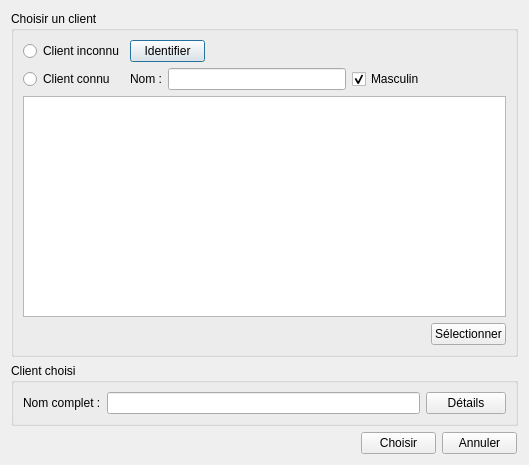
<?xml version="1.0" encoding="UTF-8"?>
<ui version="4.0">
 <class>BDIdentifierClientHotelSimple</class>
 <widget class="QDialog" name="BDIdentifierClientHotelSimple">
  <property name="geometry">
   <rect>
    <x>0</x>
    <y>0</y>
    <width>529</width>
    <height>465</height>
   </rect>
  </property>
  <property name="windowTitle">
   <string>Dialog</string>
  </property>
  <layout class="QGridLayout" name="gridLayout_3">
   <item row="0" column="0">
    <widget class="QGroupBox" name="groupBox_2">
     <property name="title">
      <string>Choisir un client</string>
     </property>
     <layout class="QGridLayout" name="gridLayout_2">
      <item row="0" column="0">
       <widget class="QRadioButton" name="rb_clientInconnu">
        <property name="text">
         <string>Client inconnu</string>
        </property>
       </widget>
      </item>
      <item row="0" column="1" colspan="2">
       <widget class="QPushButton" name="btn_identifier">
        <property name="maximumSize">
         <size>
          <width>75</width>
          <height>23</height>
         </size>
        </property>
        <property name="text">
         <string>Identifier</string>
        </property>
       </widget>
      </item>
      <item row="1" column="0">
       <widget class="QRadioButton" name="rb_clientConnu">
        <property name="text">
         <string>Client connu</string>
        </property>
       </widget>
      </item>
      <item row="1" column="1">
       <widget class="QLabel" name="label">
        <property name="text">
         <string>Nom :</string>
        </property>
       </widget>
      </item>
      <item row="1" column="2">
       <widget class="QLineEdit" name="lineEditClientConnu"/>
      </item>
      <item row="1" column="3">
       <widget class="QCheckBox" name="checkBoxMasculin">
        <property name="text">
         <string>Masculin</string>
        </property>
        <property name="checked">
         <bool>true</bool>
        </property>
       </widget>
      </item>
      <item row="2" column="0" colspan="5">
       <widget class="QTableView" name="tableView">
        <property name="selectionMode">
         <enum>QAbstractItemView::SingleSelection</enum>
        </property>
        <property name="selectionBehavior">
         <enum>QAbstractItemView::SelectRows</enum>
        </property>
        <attribute name="horizontalHeaderDefaultSectionSize">
         <number>120</number>
        </attribute>
        <attribute name="verticalHeaderDefaultSectionSize">
         <number>17</number>
        </attribute>
        <attribute name="verticalHeaderDefaultSectionSize">
         <number>17</number>
        </attribute>
        <attribute name="horizontalHeaderDefaultSectionSize">
         <number>120</number>
        </attribute>
       </widget>
      </item>
      <item row="3" column="4">
       <widget class="QPushButton" name="btn_choisir">
        <property name="maximumSize">
         <size>
          <width>75</width>
          <height>23</height>
         </size>
        </property>
        <property name="text">
         <string>Sélectionner</string>
        </property>
       </widget>
      </item>
     </layout>
    </widget>
   </item>
   <item row="1" column="0">
    <widget class="QGroupBox" name="groupBox">
     <property name="title">
      <string>Client choisi</string>
     </property>
     <layout class="QGridLayout" name="gridLayout">
      <item row="0" column="0">
       <widget class="QLabel" name="label_3">
        <property name="text">
         <string>Nom complet :</string>
        </property>
       </widget>
      </item>
      <item row="0" column="1">
       <widget class="QLineEdit" name="lineEditClientSelectionne">
        <property name="alignment">
         <set>Qt::AlignRight|Qt::AlignTrailing|Qt::AlignVCenter</set>
        </property>
        <property name="readOnly">
         <bool>true</bool>
        </property>
       </widget>
      </item>
      <item row="0" column="2">
       <widget class="QPushButton" name="btn_details">
        <property name="text">
         <string>Détails</string>
        </property>
       </widget>
      </item>
     </layout>
    </widget>
   </item>
   <item row="2" column="0">
    <layout class="QFormLayout" name="formLayout">
     <property name="formAlignment">
      <set>Qt::AlignRight|Qt::AlignTop|Qt::AlignTrailing</set>
     </property>
     <property name="rightMargin">
      <number>7</number>
     </property>
     <item row="0" column="0">
      <widget class="QPushButton" name="btn_ok">
       <property name="maximumSize">
        <size>
         <width>75</width>
         <height>23</height>
        </size>
       </property>
       <property name="text">
        <string>Choisir</string>
       </property>
      </widget>
     </item>
     <item row="0" column="1">
      <widget class="QPushButton" name="btn_annuler">
       <property name="maximumSize">
        <size>
         <width>75</width>
         <height>23</height>
        </size>
       </property>
       <property name="text">
        <string>Annuler</string>
       </property>
      </widget>
     </item>
    </layout>
   </item>
  </layout>
 </widget>
 <resources/>
 <connections/>
</ui>
